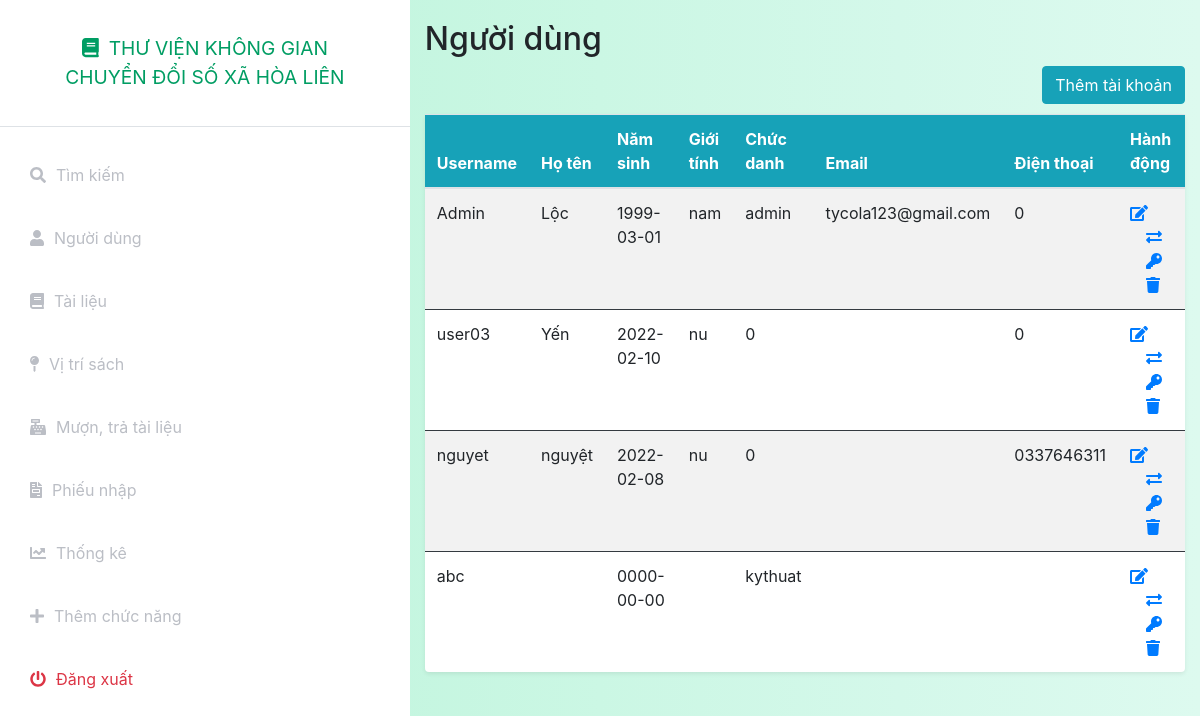
The app's page /index.php?controller=user&action=index (signed in) with its own data.
### tables this page shows
CREATE TABLE `nguoidung` (
  `id` int(11) NOT NULL,
  `Username` text NOT NULL,
  `password` text NOT NULL,
  `HoTen` text NOT NULL,
  `NamSinh` date DEFAULT NULL,
  `GioiTinh` varchar(4) DEFAULT NULL,
  `ChucDanh` varchar(11) NOT NULL DEFAULT '0',
  `Email` text NOT NULL,
  `DienThoai` varchar(14) NOT NULL,
  `token` varchar(18) NOT NULL,
  `status` int(1) NOT NULL DEFAULT 1
);

### index.php (called while the page is built, shortened)
<?php
include_once('models/Auth.php');
$action = isset($_GET['action']) ? $_GET['action'] : 'index';
$object = new $classController();
$object->$action();
?>

### config.php (called while the page is built, shortened)
<?php
function getalldata($query)
{
    global $connect;
    $result=mysqli_query($connect,$query);
    if(mysqli_num_rows($result)>0)
        return mysqli_fetch_all($result,MYSQLI_ASSOC);
    else
        return false;
}
function getonedata($query)
{
    global $connect;
    $result=mysqli_query($connect,$query);
    if($result&&mysqli_num_rows($result)==1)
        return mysqli_fetch_assoc($result);
    else
        return false;
}
?>

### models/User.php (called while the page is built, shortened)
<?php
include_once('./config.php');
class User
{
    public static function index()
    {
        $query = "select * from nguoidung  where status = '1'";
        $data = getalldata($query);
        return $data;
    }
    public static function show($idoruser)
    {
        $query = "select * from nguoidung where id = '$idoruser' or Username = '$idoruser'";
        $data = getonedata($query);
        return $data;
    }
}

### models/Auth.php (called while the page is built, shortened)
<?php
include_once('./config.php');
include_once('User.php');
class Auth
{
    private static $ChucDanh = null;
    public static function isAdmin()
    {
        if(self::isLogin())
        {
            if (self::$ChucDanh == 'admin')
                return true;
            else
                return false;
        }
        else
        {
            return false;
        }
    }
    public static function isLogin()
    {
        if (isset($_SESSION['token']) && isset($_SESSION['Username'])) {
            $data = User::show($_SESSION['Username']);
            if($data)
            {
                if($data['token'] == $_SESSION['token'])
                {
                    self::$ChucDanh = $data['ChucDanh'];
                    return true;
                }
            }
            else
            {
                return false;
            }
        } else
            return false;
    }
}

### views/user/index.php (the view)
<?php include_once('././assets/layouts/header.php'); ?>
<?php include_once('././assets/layouts/siderbar.php'); ?>
<div class="container-fluid" style="padding-top:20px">
    <h2>Người dùng</h2>
    <table class="table table-striped bg-white rounded shadow-sm  table-hover" >
    <div class="d-grid gap-2 d-md-flex justify-content-md-end">
    <a name="" id="" class="btn btn-info" href="index.php?controller=user&action=add" role="button" style="margin-bottom:10px">Thêm tài khoản</a>
    </div>
        <thead class="bg-info text-white">
            <tr class="border-dark">
                <th>Username</th>
                <th>Họ tên</th>
                <th>Năm sinh</th>
                <th>Giới tính</th>
                <th>Chức danh</th>
                <th>Email</th>
                <th>Điện thoại</th>
                <th style="width: 10%;">Hành động</th>
            </tr>
        </thead>
        <tbody>
            <?php
            if (isset($data) && is_array($data)) {
                foreach ($data as $user) {
                    if ($user['status'] == 1) {
                        echo "<tr>";
                        echo "<td class=\"border-dark\" scope=\"row\">" . $user['Username'] . "</td>";
                        echo "<td class=\"border-dark\" scope=\"row\">" . $user['HoTen'] . "</td>";
                        echo "<td class=\"border-dark\">" . $user['NamSinh'] . "</td>";
                        echo "<td class=\"border-dark\">" . $user['GioiTinh'] . "</td>";
                        echo "<td class=\"border-dark\">" . $user['ChucDanh'] . "</td>";
                        echo "<td class=\"border-dark\">" . $user['Email'] . "</td>";
                        echo "<td class=\"border-dark\">" . $user['DienThoai'] . "</td>";
                        echo '<td class="border-dark">';
                        echo '<a href="index.php?controller=user&action=edit&id=' . $user['id'] . '"><i class="fas fa-edit"></i></a>';
                        echo '<a class="ml-3" href="index.php?controller=user&action=editper&id=' . $user['id'] . '"><i class="fas fa-exchange-alt"></i></a>';
                        echo '<a class="ml-3" href="index.php?controller=user&action=editpass&id=' . $user['id'] . '"><i class="fas fa-key"></i></a>';
                        echo '<a class="ml-3" onclick="return confirm(\'Bạn có muốn xóa tài khoản này không?\')" href="index.php?controller=user&action=delete&id=' . $user['id'] . '"><i class="fas fa-trash"></i></a>';
                        echo "</tr>";
                    }
                }
            }
            ?>
    </table>
</div>
<?php include_once('././assets/layouts/footer.php'); ?>

### assets/css/styles.css (style rules this page uses)
:root { --main-bg-color: #009d63; --main-text-color: #009d63; --second-text-color: #bbbec5; --second-bg-color: #c1efde; }

### records on screen
nguoidung: Username "Admin", HoTen "Lộc", NamSinh "1999-03-01", GioiTinh "nam", ChucDanh "admin", Email "tycola123@gmail.com", DienThoai "0"
nguoidung: Username "user03", HoTen "Yến", NamSinh "2022-02-10", GioiTinh "nu", ChucDanh "0", DienThoai "0"
nguoidung: Username "nguyet", HoTen "nguyệt", NamSinh "2022-02-08", GioiTinh "nu", ChucDanh "0", DienThoai "0337646311"
nguoidung: Username "abc", NamSinh "0000-00-00", ChucDanh "kythuat"
